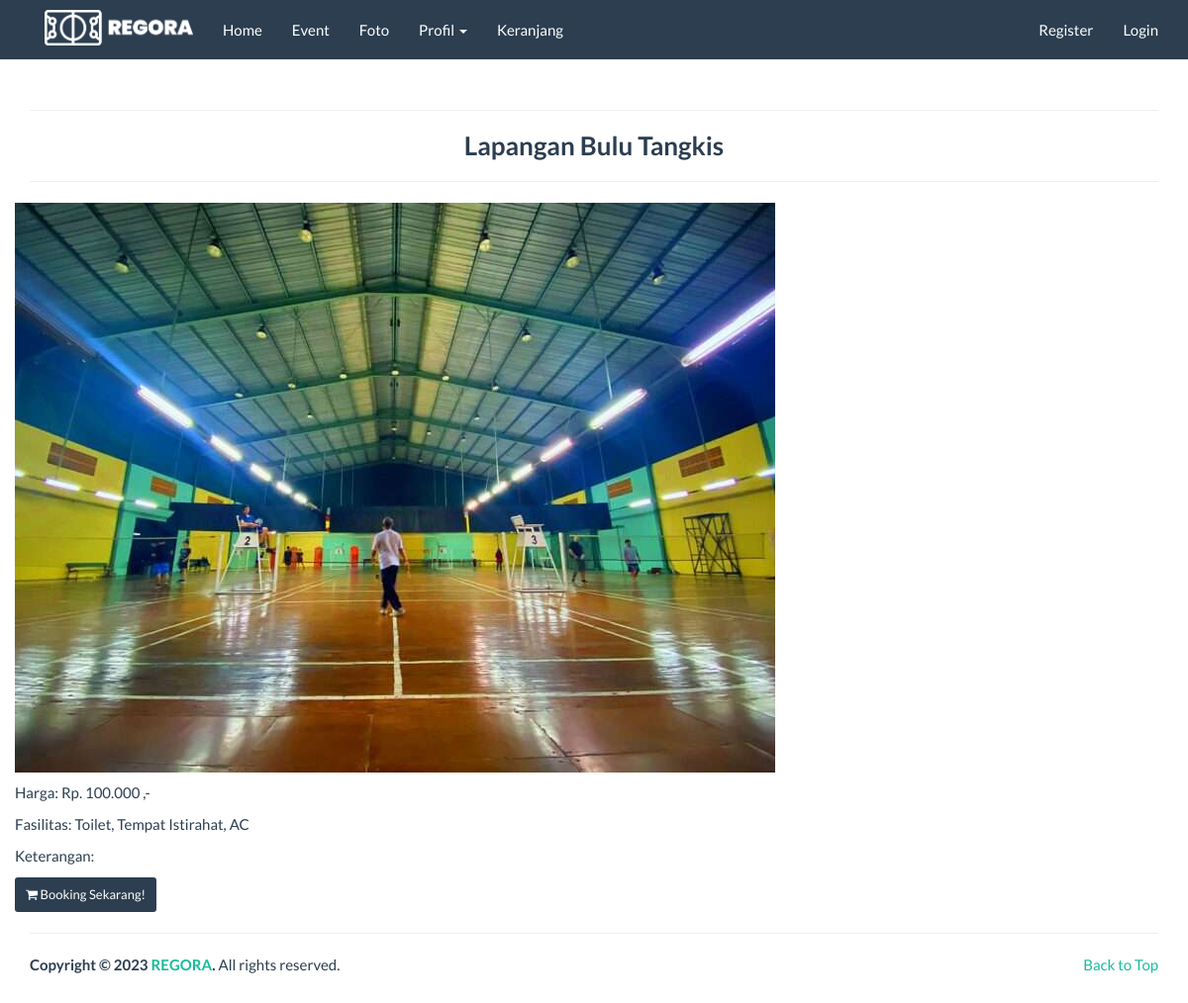
The page /detail/4 on the database as committed earlier.
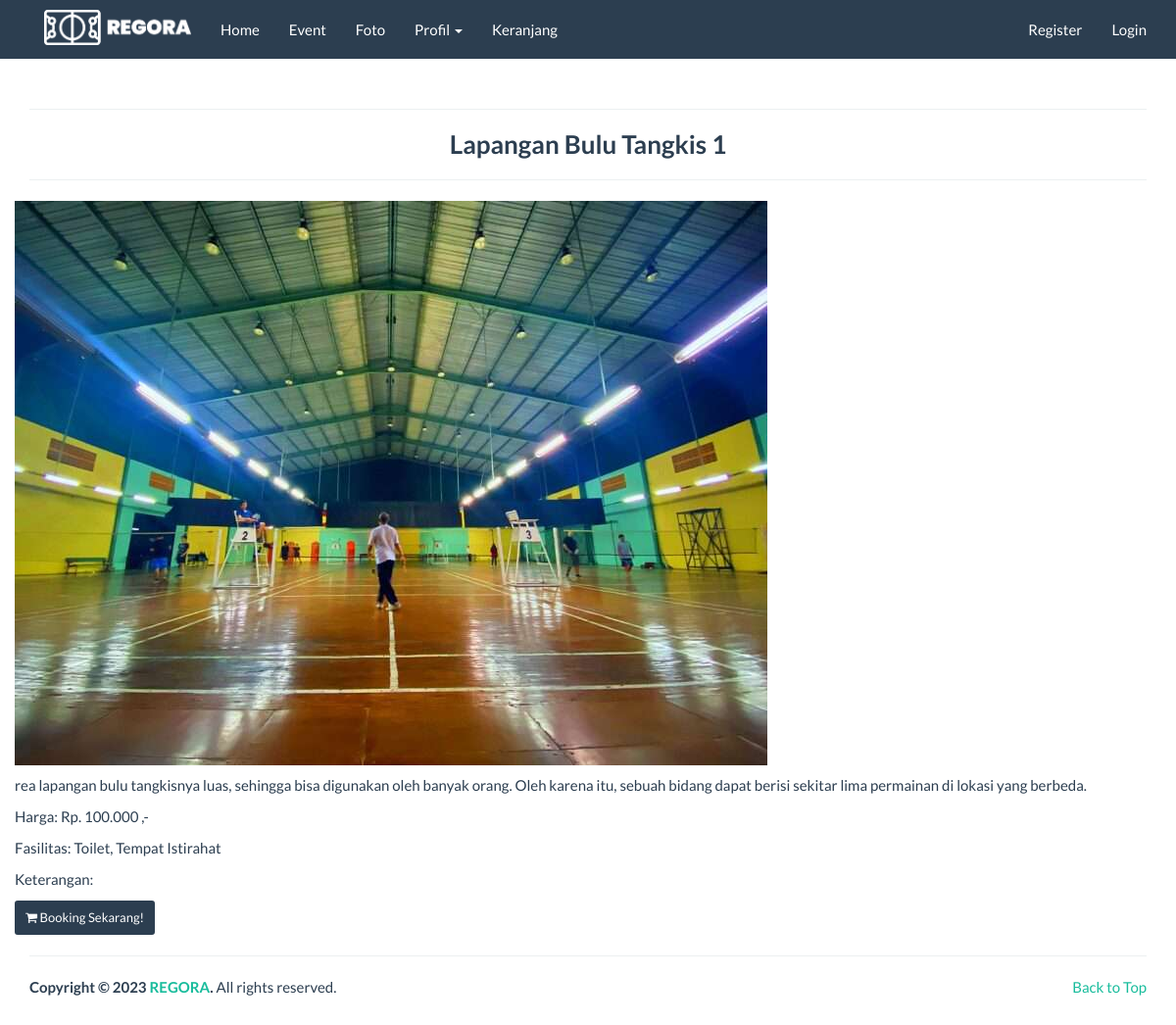
The same page on the database as committed later.
### tables this page shows
CREATE TABLE `lapangan` (
  `id_lapangan` int(11) NOT NULL,
  `nama_lapangan` varchar(100) NOT NULL,
  `harga` int(11) NOT NULL,
  `foto` text NOT NULL,
  `deskripsi` text NOT NULL,
  `fasilitas` varchar(100) NOT NULL,
  `created_by` varchar(255) DEFAULT NULL,
  `created_at` varchar(255) DEFAULT NULL,
  `modified_by` varchar(255) DEFAULT NULL,
  `modified_at` varchar(255) DEFAULT NULL,
  `keterangan` varchar(50) NOT NULL
);

### application/controllers/Detail.php (called while the page is built)
<?php
class Detail extends CI_Controller {
    public function index($id) {
        $data['title'] = 'Detail';
        $this->load->model('Lapangan_model');
        $lapangan = $this->Lapangan_model->getLapanganById($id);
        if ($lapangan) {
            $data['lapangan'] = $lapangan;
            $this->load->view('front/detail/body', $data);
        } else {
            echo "Lapangan tidak ditemukan.";
        }
    }
}
?>

### index.php (called while the page is built, shortened)
<?php
require_once BASEPATH.'core/CodeIgniter.php';

### application/models/Lapangan_model.php (called while the page is built, shortened)
<?php  if ( ! defined('BASEPATH')) exit('No direct script access allowed');
class Lapangan_model extends CI_Model
{
  public function getLapanganById($id) {
    $query = $this->db->get_where('lapangan', array('id_lapangan' => $id));
    return $query->row();
}
}

### application/views/front/detail/detail.php (the view)
<hr><h3 align="center"><b><?php echo $lapangan->nama_lapangan; ?></b></h3><hr>
<div class="row">
<?php if ($lapangan) { ?>
        <p><?php
        if(empty($lapangan->foto)) {
          echo "<img class='card-img-top' src='".base_url()."assets/images/no_image_thumb.png'>";
        } else {
          echo "<img src='".base_url()."assets/images/lapangan/".$lapangan->foto."'> ";
        }
        ?></p>
        <p><?php echo $lapangan->deskripsi; ?></p>
        <p>Harga:  <?php
          $harga_rupiah = number_format($lapangan->harga, 0, ',', '.');
          echo 'Rp. '.$harga_rupiah . ' ,-';
          ?></p>
        <p>Fasilitas: <?php echo $lapangan->fasilitas; ?></p>
        <p>Keterangan: <?php echo $lapangan->keterangan; ?></p>
        <a href="<?php echo base_url('cart/buy/').$lapangan->id_lapangan ?>">
            <button class="btn btn-sm btn-primary"><i class="fa fa-shopping-cart"></i> Booking Sekarang!</button>
          </a>
    <?php } else { ?>
        <p>Lapangan tidak ditemukan  .</p>
    <?php } ?>
</div>

Rows that differ between the two databases and show on the page:
changed lapangan: nama_lapangan "Lapangan Bulu Tangkis" → "Lapangan Bulu Tangkis 1"; deskripsi (not shown) → "rea lapangan bulu tangkisnya luas, sehingga bisa digunakan oleh banyak orang. Oleh karena itu, sebuah bidang dapat berisi sekitar lima permainan di lokasi yang berbeda."; fasilitas "Toilet, Tempat Istirahat, AC" → "Toilet, Tempat Istirahat"
